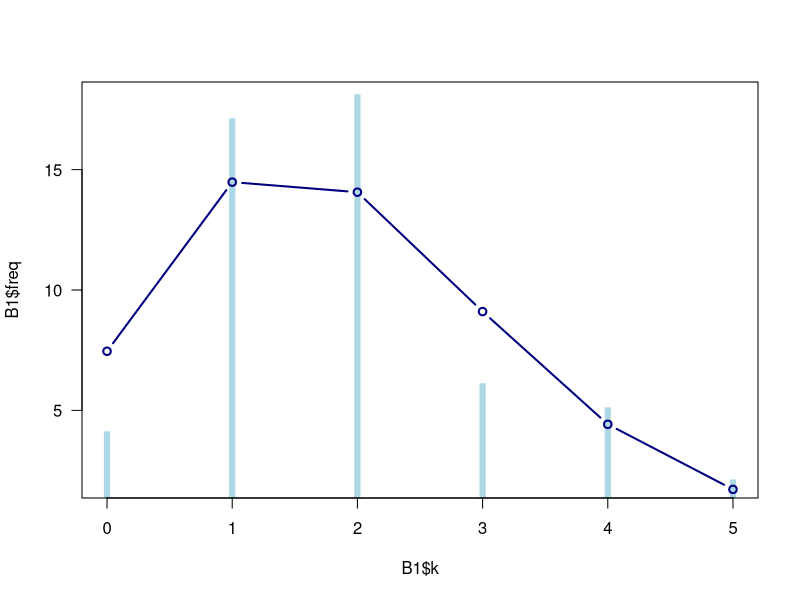

Write R code to recreate this figure.
## ---- chunk 1
B1 <- data.frame(k=0:5, freq=c(4, 17, 18, 6, 5, 2))
t <- sum(B1$k*B1$freq)
n <- sum(B1$freq)
mu <- sum(B1$k*B1$freq)/n
mu
## ---- chunk 2
y.model <- dpois(B1$k, lambda = mu)*n
plot(B1$k, B1$freq, type = "h", lend = 2, las = 1, col = "lightblue", lwd = 6)
lines(B1$k, y.model, type = "b", col = "navy", lwd =2)
## ---- chunk 3
B1.tel <- rep(B1$k, B1$freq)
chisq.test(B1.tel)
## ---- chunk 4
F.B1 <- function(x, ind){
  xx <- x[ind]
  var(xx)/mean(xx)
}
library(boot)
set.seed(seed = 8173)
B1.boot <- boot(B1.tel, F.B1, R=2999, stype = "i")
B1.boot.ci <- boot.ci(B1.boot, conf = 0.95, type = "perc")
B1.boot.ci
## ---- chunk 5
poisson.test(t,n)
## ---- chunk 6
SP <- rbind(c(454, 208, 491, 160, 1599), c(5806, 2112, 3989, 3790, 10754))
dimnames(SP) <- list(c("absent", "present"), c("A.M.", "Noon", "P.M.", "Swing", "Split"))
SP

## ---- chunk 7
chisq.test(SP)
## ---- chunk 8
Q.SP5 <- SP[1,5]/(SP[2,5]+SP[1,5])
Q.SP5
binom.test(x=1599, n=1599+10754, conf.level = 0.95)

## ---- chunk 9

